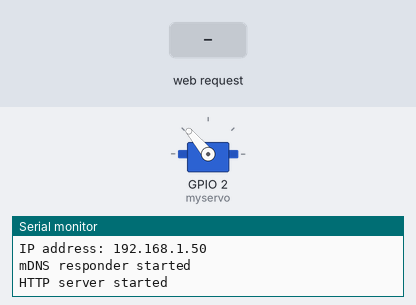
A sketch run on a simulated ESP8266 (NodeMCU). Shown: servo, the last lines printed to the serial monitor. Inputs (shaded band) come from the test bench. WiFi joins after 1.5 s; servers stay silent unless stated.

Above: at 2.7 s.
2.8 s: HTTP request GET / received
At 3.6 s:
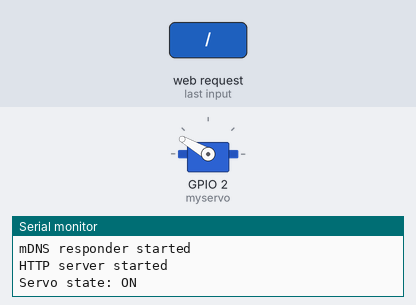
Timing chart, 0 to 5.8 s (numbered marks = the images above; inputs shaded):
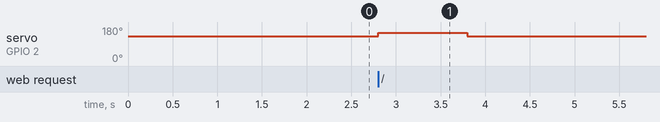

The sketch:

arduino_code.ino
```cpp
#include <ESP8266WiFi.h>
#include <WiFiClient.h>
#include <ESP8266WiFiMulti.h>
#include <ESP8266mDNS.h>
#include <ESP8266WebServer.h>   // Include the WebServer library
#include <Servo.h>

ESP8266WiFiMulti wifiMulti;     // Create an instance of the ESP8266WiFiMulti class, called 'wifiMulti'
ESP8266WebServer server(5646);    // Create a webserver object that listens for HTTP requests.

// Servo stuff
int basePosition=130; // ~180 degrees off of 0. If it's at 0, when it sweeps it'll go past the ground/button instead of sweeping through the air.
Servo myservo;  // create servo object to control a servo

void handleRoot();              // function prototypes for HTTP handlers
void handleNotFound();

void setup(void){
  Serial.begin(115200);         // Start the Serial communication to send messages to the computer
  delay(10);
  Serial.println('\n');

  wifiMulti.addAP("yourSSID", "yourPassword");   // add Wi-Fi networks you want to connect to
  wifiMulti.addAP("yourSSID2", "yourPassword2");

  Serial.println("Connecting ...");

  while (wifiMulti.run() != WL_CONNECTED) { // Wait for the Wi-Fi to connect: scan for Wi-Fi networks, and connect to the strongest of the networks above
    delay(250);
    Serial.print('.');
  }

  Serial.println('\n');
  Serial.print("Connected to ");
  Serial.println(WiFi.SSID());              // Tell us what network we're connected to
  Serial.print("IP address: ");
  Serial.println(WiFi.localIP());           // Send the IP address of the ESP8266 to the computer

  if (MDNS.begin("esp8266")) {              // Start the mDNS responder for esp8266.local
    Serial.println("mDNS responder started");
  } else {
    Serial.println("Error setting up MDNS responder!");
  }

  server.on("/", handleRoot);               // Call the 'handleRoot' function when a client requests URI "/"
  server.onNotFound(handleNotFound);        // When a client requests an unknown URI (i.e. something other than "/"), call function "handleNotFound"

  server.begin();                           // Actually start the server
  Serial.println("HTTP server started");

  pinMode(2, OUTPUT);
  myservo.attach(2);
  myservo.write(basePosition); // move to base position
}

void loop(void){
  server.handleClient();                    // Listen for HTTP requests from clients
}

void handleRoot() {
  server.send(200, "text/plain", "Hello world!");   // Send HTTP status 200 (Ok) and send some text to the browser/client
  moveServo(true);
}

void handleNotFound(){
  server.send(404, "text/plain", "404: Not found"); // Send HTTP status 404 (Not Found) when there's no handler for the URI in the request
}

// Move the Servo forwards and backwards
void moveServo(bool state){
  Serial.print("Servo state: ");
  if (state) {
    Serial.println("ON");
    int newVal = basePosition+20;
    myservo.write(newVal);
    delay(1000);
    myservo.write(basePosition); // Reset the servo position
    Serial.println("Finished button press");
  } else {
    Serial.println("OFF");
    myservo.write(basePosition);
  }
}
```

Measured:
- after the input at 2.8 s, servo on GPIO 2 (myservo): 130° → 150° at once, → 130° 1.0 s later
